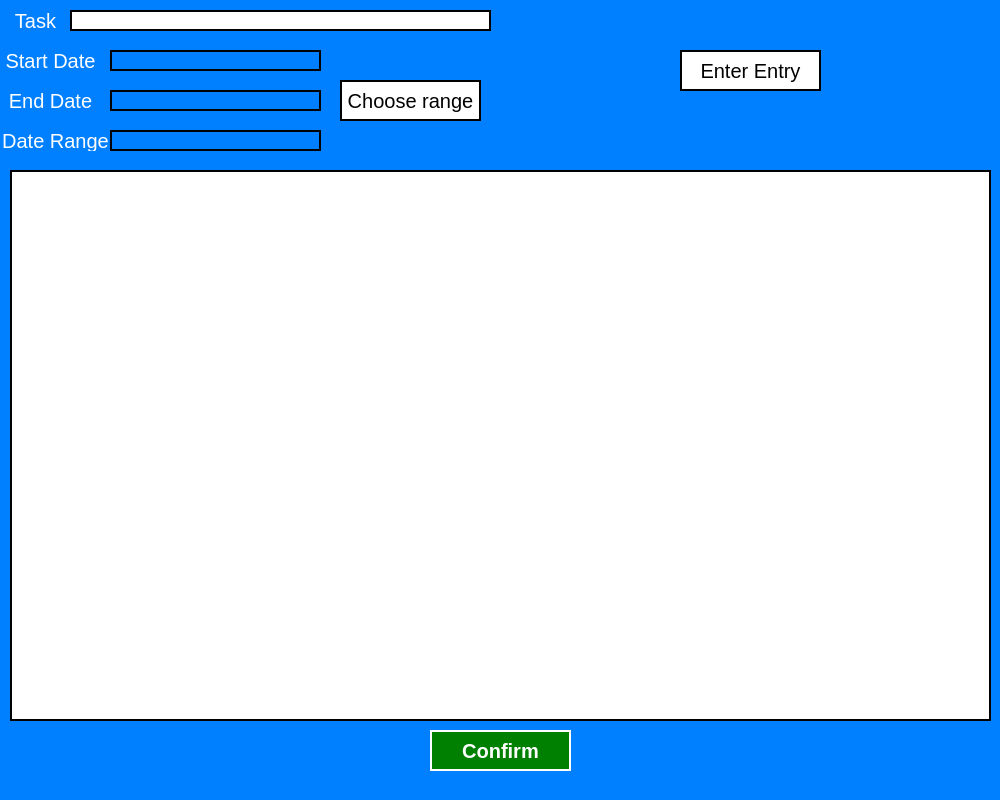
<?xml version="1.0" encoding="UTF-8"?>
<ui version="4.0">
 <class>ganttChart_edit_window</class>
 <widget class="QMainWindow" name="ganttChart_edit_window">
  <property name="geometry">
   <rect>
    <x>0</x>
    <y>0</y>
    <width>1000</width>
    <height>800</height>
   </rect>
  </property>
  <property name="minimumSize">
   <size>
    <width>1000</width>
    <height>800</height>
   </size>
  </property>
  <property name="maximumSize">
   <size>
    <width>1000</width>
    <height>800</height>
   </size>
  </property>
  <property name="windowTitle">
   <string>Edit Gantt Chart</string>
  </property>
  <property name="styleSheet">
   <string notr="true">background-color: rgb(0, 127, 255);
color: white;
font-family: &quot;Calibri light&quot;</string>
  </property>
  <widget class="QWidget" name="centralwidget">
   <widget class="QTableView" name="edit_ganttChart_table_display">
    <property name="geometry">
     <rect>
      <x>10</x>
      <y>170</y>
      <width>981</width>
      <height>551</height>
     </rect>
    </property>
    <property name="styleSheet">
     <string notr="true">background-color: white;
color: black;
font-size: 20px;
border: 2px solid black;</string>
    </property>
    <property name="editTriggers">
     <set>QAbstractItemView::DoubleClicked</set>
    </property>
    <property name="selectionMode">
     <enum>QAbstractItemView::SingleSelection</enum>
    </property>
   </widget>
   <widget class="QPushButton" name="edit_ganttChart_confirm_btn">
    <property name="geometry">
     <rect>
      <x>430</x>
      <y>730</y>
      <width>141</width>
      <height>41</height>
     </rect>
    </property>
    <property name="styleSheet">
     <string notr="true">background-color: green;
color: white;
border: 2px solid white;
border-radius: none;
font-size: 20px;
font-weight: bold</string>
    </property>
    <property name="text">
     <string>Confirm</string>
    </property>
   </widget>
   <widget class="QLineEdit" name="edit_ganttChart_task_input">
    <property name="geometry">
     <rect>
      <x>70</x>
      <y>10</y>
      <width>421</width>
      <height>21</height>
     </rect>
    </property>
    <property name="styleSheet">
     <string notr="true">background-color: white;
color: black;
font-size: 20px;
Border: 2px solid black;</string>
    </property>
   </widget>
   <widget class="QLabel" name="label">
    <property name="geometry">
     <rect>
      <x>10</x>
      <y>10</y>
      <width>51</width>
      <height>21</height>
     </rect>
    </property>
    <property name="styleSheet">
     <string notr="true">font-size: 20px;
color: white;
border: none;</string>
    </property>
    <property name="text">
     <string>Task</string>
    </property>
    <property name="alignment">
     <set>Qt::AlignCenter</set>
    </property>
   </widget>
   <widget class="QPushButton" name="edit_ganttChart_enter_entry_btn">
    <property name="geometry">
     <rect>
      <x>680</x>
      <y>50</y>
      <width>141</width>
      <height>41</height>
     </rect>
    </property>
    <property name="styleSheet">
     <string notr="true">background-color: white;
color: black;
border: 2px solid black;
border-radius: none;
font-size: 20px;</string>
    </property>
    <property name="text">
     <string>Enter Entry</string>
    </property>
   </widget>
   <widget class="QLineEdit" name="edit_ganttChart_start_input">
    <property name="geometry">
     <rect>
      <x>110</x>
      <y>50</y>
      <width>211</width>
      <height>21</height>
     </rect>
    </property>
    <property name="styleSheet">
     <string notr="true">background-color: &quot;Light gray&quot;;
color: black;
font-size: 20px;
Border: 2px solid black;</string>
    </property>
   </widget>
   <widget class="QLabel" name="label_2">
    <property name="geometry">
     <rect>
      <x>0</x>
      <y>50</y>
      <width>101</width>
      <height>21</height>
     </rect>
    </property>
    <property name="styleSheet">
     <string notr="true">font-size: 20px;
color: white;
border: none;</string>
    </property>
    <property name="text">
     <string>Start Date</string>
    </property>
    <property name="alignment">
     <set>Qt::AlignCenter</set>
    </property>
   </widget>
   <widget class="QLineEdit" name="edit_ganttChart_end_input3">
    <property name="geometry">
     <rect>
      <x>110</x>
      <y>90</y>
      <width>211</width>
      <height>21</height>
     </rect>
    </property>
    <property name="styleSheet">
     <string notr="true">background-color: &quot;Light gray&quot;;
color: black;
font-size: 20px;
Border: 2px solid black;</string>
    </property>
    <property name="text">
     <string/>
    </property>
   </widget>
   <widget class="QLabel" name="label_3">
    <property name="geometry">
     <rect>
      <x>0</x>
      <y>90</y>
      <width>101</width>
      <height>21</height>
     </rect>
    </property>
    <property name="styleSheet">
     <string notr="true">font-size: 20px;
color: white;
border: none;</string>
    </property>
    <property name="text">
     <string>End Date</string>
    </property>
    <property name="alignment">
     <set>Qt::AlignCenter</set>
    </property>
   </widget>
   <widget class="QPushButton" name="edit_ganttChart_choose_range_btn">
    <property name="geometry">
     <rect>
      <x>340</x>
      <y>80</y>
      <width>141</width>
      <height>41</height>
     </rect>
    </property>
    <property name="styleSheet">
     <string notr="true">background-color: white;
color: black;
border: 2px solid black;
border-radius: none;
font-size: 20px;</string>
    </property>
    <property name="text">
     <string>Choose range</string>
    </property>
   </widget>
   <widget class="QLabel" name="label_4">
    <property name="geometry">
     <rect>
      <x>0</x>
      <y>130</y>
      <width>111</width>
      <height>21</height>
     </rect>
    </property>
    <property name="styleSheet">
     <string notr="true">font-size: 20px;
color: white;
border: none;</string>
    </property>
    <property name="text">
     <string>Date Range</string>
    </property>
    <property name="alignment">
     <set>Qt::AlignCenter</set>
    </property>
   </widget>
   <widget class="QLineEdit" name="edit_ganttChart_date_rage_input">
    <property name="geometry">
     <rect>
      <x>110</x>
      <y>130</y>
      <width>211</width>
      <height>21</height>
     </rect>
    </property>
    <property name="styleSheet">
     <string notr="true">background-color: &quot;Light gray&quot;;
color: black;
font-size: 20px;
Border: 2px solid black;</string>
    </property>
    <property name="text">
     <string/>
    </property>
   </widget>
  </widget>
  <widget class="QStatusBar" name="statusbar"/>
 </widget>
 <resources/>
 <connections/>
</ui>
